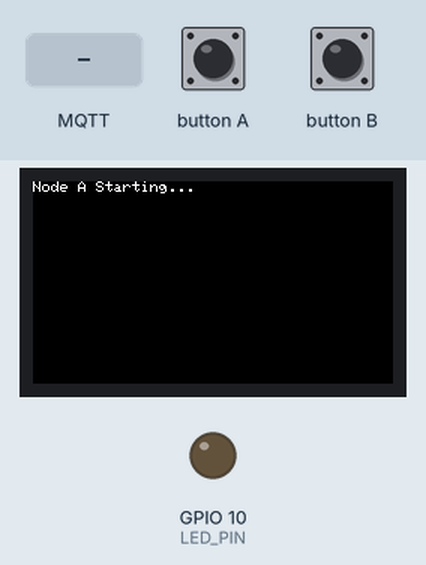
Bench run of a sketch on a simulated ESP32-S3. Shown: 240×135 colour display, output pins drawn as LEDs (lit = HIGH). The inputs (shaded band) are chosen by the test bench. WiFi joins after 1.5 s; servers stay silent unless stated; random numbers use the default seed unless the sketch sets one; no MQTT or app messages arrive unless stated.

Above: at 2.8 s.
2.9 s: MQTT message "nodeB/buttonPress" arrives on the first subscribed topic
At 3.2 s:
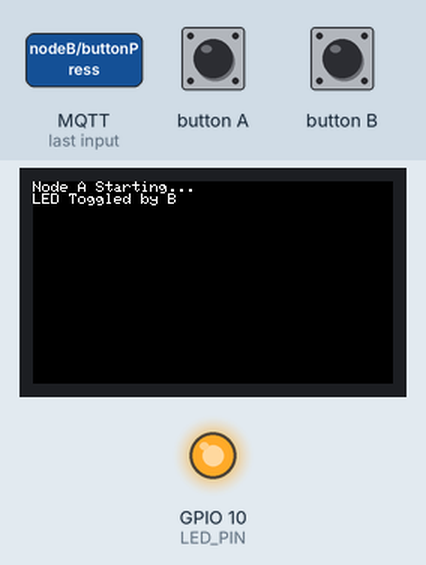
4.4 s: button A pressed for 0.15 s
At 5.6 s:
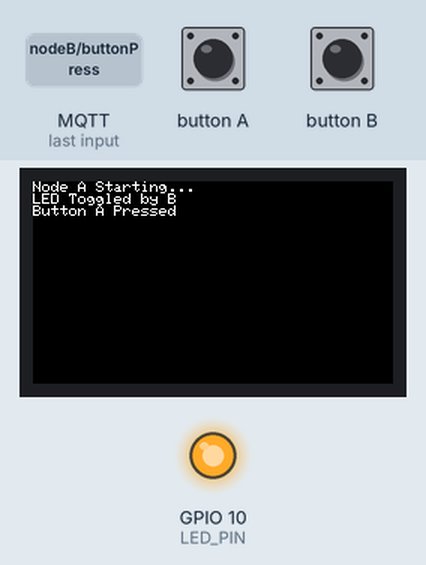
6.0 s: MQTT message "1" arrives on the first subscribed topic
At 6.8 s:
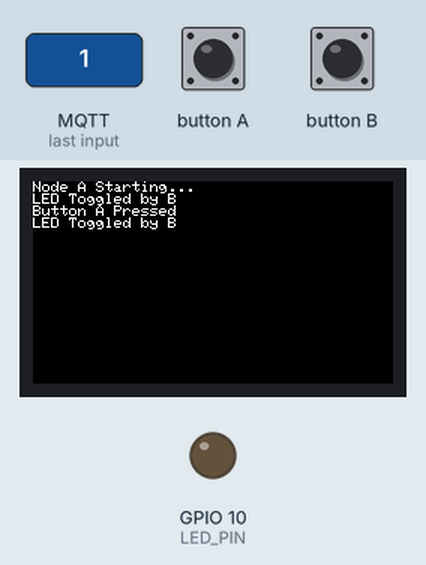
7.5 s: button A pressed for 1 s
At 7.9 s:
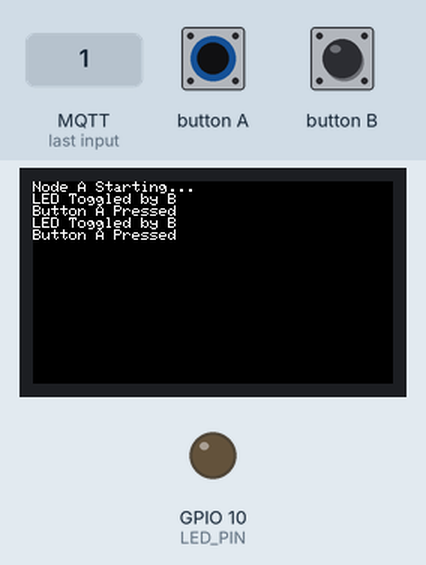
Timing chart, 0 to 10.5 s (numbered marks = the images above; inputs shaded):
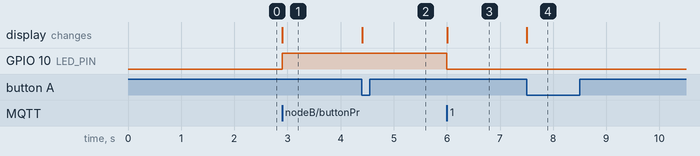

The sketch:

MQTT_nodeA.ino
```cpp
// NODE A
#include "M5StickCPlus.h"
#include <WiFi.h>
#include <PubSubClient.h>

WiFiClient espClient;
PubSubClient client(espClient);

// WiFi & MQTT Broker Configuration
const char* ssid        = "Your_WiFi_SSID";
const char* password    = "Your_WiFi_Password";
const char* mqtt_server = "192.168.x.x";  // Replace with your broker's IP

#define LED_PIN 10  // GPIO 10 for built-in LED
bool ledState = false;

void setupWifi();
void callback(char* topic, byte* payload, unsigned int length);
void reConnect();

void setup() {
    M5.begin();
    M5.Lcd.setRotation(3);
    M5.Lcd.println("Node A Starting...");
    setupWifi();

    pinMode(LED_PIN, OUTPUT);
    client.setServer(mqtt_server, 1883);
    client.setCallback(callback);
}

void loop() {
    if (!client.connected()) {
        reConnect();
    }
    client.loop();

    // Check if the button is pressed
    M5.update();
    if (M5.BtnA.wasPressed()) {
        M5.Lcd.println("Button A Pressed");
        client.publish("nodeA/buttonPress", "toggle");  // Publish to Node B
    }
}

void setupWifi() {
    delay(10);
    WiFi.mode(WIFI_STA);
    WiFi.begin(ssid, password);

    while (WiFi.status() != WL_CONNECTED) {
        delay(500);
    }
}

void callback(char* topic, byte* payload, unsigned int length) {
    if (strcmp(topic, "nodeB/buttonPress") == 0) {  // Node B sent a toggle request
        ledState = !ledState;
        digitalWrite(LED_PIN, ledState);
        // M5.Lcd.fillScreen(ledState ? GREEN : BLACK);
        M5.Lcd.println("LED Toggled by B");
    }
}

void reConnect() {
    while (!client.connected()) {
        String clientId = "M5StackA-";
        clientId += String(random(0xffff), HEX);
        if (client.connect(clientId.c_str())) {
            client.subscribe("nodeB/buttonPress");  // Listen to Node B
        } else {
            delay(5000);
        }
    }
}
```

Measured:
- after the input at 2.9 s, GPIO 10 (LED_PIN): LOW → HIGH at once; the display: changes at once (image 1)
- after the input at 4.4 s, the display: changes at once (image 2)
- after the input at 6.0 s, GPIO 10 (LED_PIN): HIGH → LOW at once; the display: changes at once (image 3)
- after the input at 7.5 s, the display: changes at once (image 4)
